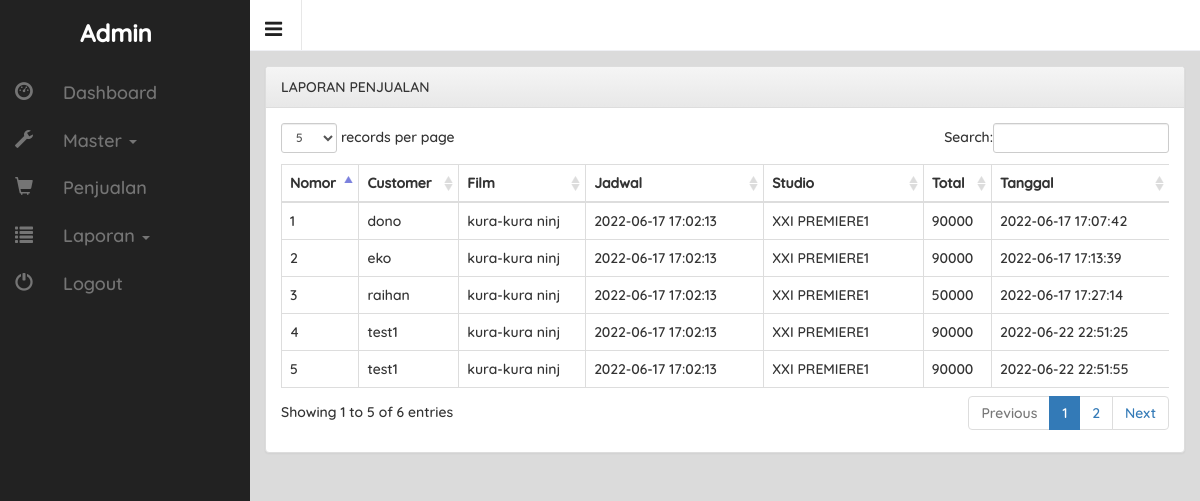
The page /page/index.php?hal=admin-master/laporan/penjualan on the database its author committed.
### tables this page shows
CREATE TABLE `transaksi` (
  `id_kasir` int(11) NOT NULL,
  `id_transaksi` int(11) NOT NULL,
  `id_customer` int(11) NOT NULL,
  `id_penayangan` int(11) NOT NULL,
  `harga_transaksi` int(11) NOT NULL,
  `tgl_transaksi` datetime NOT NULL
);

CREATE TABLE `customer` (
  `id_customer` int(11) NOT NULL,
  `alamat_customer` varchar(30) NOT NULL,
  `nama_customer` varchar(30) NOT NULL,
  `telp_customer` varchar(30) NOT NULL
);

CREATE TABLE `film` (
  `id_film` int(11) NOT NULL,
  `judul_film` varchar(30) NOT NULL,
  `harga_film` int(11) NOT NULL
);

CREATE TABLE `jadwal` (
  `id_jadwal` int(11) NOT NULL,
  `tayang_jadwal` datetime DEFAULT NULL,
  `id_film` int(11) NOT NULL
);

CREATE TABLE `studio` (
  `id_studio` int(11) NOT NULL,
  `nama_studio` varchar(100) NOT NULL
);

### page/admin-master/laporan/penjualan.php (the view)
<div class="list-jenis">
	<div class="row">
	 <div class="col-sm-12">
	  <section class="panel panel-default">
		<header class="panel-heading">LAPORAN PENJUALAN</header>
		<div class="panel-body">
		 <div class="table-responsive">
		  <table class="table table-bordered" id="example">
			<thead>
			 <tr>
			  <th>
			   Nomor
			  </th>
			  <th>
			   Customer
			  </th>
			  <th>
			   Film
			  </th>
			  <th>
			   Jadwal
			  </th>
			  <th>
			   Studio
			  </th>
			  <th>
			   Total
			  </th>
			  <th>
			   Tanggal
			  </th>
			 </tr>
			</thead>
			<tbody>
			<?php
			$no = 1;
			$select_transaksi = mysqli_query($koneksi, "SELECT customer.*, film.*, jadwal.*, studio.*, transaksi.* FROM transaksi INNER JOIN customer ON transaksi.id_customer = customer.id_customer INNER JOIN penayangan ON transaksi.id_penayangan = penayangan.id_penayangan INNER JOIN jadwal ON penayangan.id_jadwal = jadwal.id_jadwal INNER JOIN studio ON penayangan.id_studio = studio.id_studio INNER JOIN film ON jadwal.id_film = film.id_film");
			while($row_transaksi = mysqli_fetch_array($select_transaksi)){
			  echo '<tr>';
			  echo '<td>'.$no++.'</td>';
			  echo '<td>'.$row_transaksi['nama_customer'].'</td>';
			  echo '<td>'.$row_transaksi['judul_film'].'</td>';
			  echo '<td>'.$row_transaksi['tayang_jadwal'].'</td>';
			  echo '<td>'.$row_transaksi['nama_studio'].'</td>';
			  echo '<td>'.$row_transaksi['harga_transaksi'].'</td>';
			  echo '<td>'.$row_transaksi['tgl_transaksi'].'</td>';
			  echo '</tr>';
			 }
			?>
			</tbody>
			</table>
		 </div>
		</div>
	  </section>
	 </div>
	</div>
</div>

### page/index.php (shortened to what this page needs)
<!DOCTYPE HTML>
<html>
<head>
<link rel="stylesheet" href="css/jquery-ui.css">
<link rel="stylesheet" href="css/font-awesome.min.css">
<link rel="stylesheet" href="css/bootstrap.min.css">
<link rel="stylesheet" href="css/bootstrap-theme.min.css">
<link rel="stylesheet" type="text/css" href="css/style.css">
<link rel="stylesheet" type="text/css" href="css/responsive.css">
<link rel="stylesheet" href="datatables/dataTables.bootstrap.css"/>
</head>
<body>
<div id="wrapper">
<?php
include("admin-sidebar.php");
include("admin-navbar.php");
?>
<section id="content-wrapper">
        <?php
			if (isset($_GET['hal']) && strlen($_GET['hal']) > 0) {
                $hal = str_replace(".", "/", $_GET['hal']) . ".php";
            } else {
                $hal = "dashboard.php";
            }
            if (file_exists($hal)) {
                include($hal);
            } else {
                include("dashboard.php");
            }
        ?>
</section>
</div>
</body>
</html>

### page/admin-sidebar.php (shortened to what this page needs)
<aside id="sidebar-wrapper" class="sticky">
    <div class="sidebar-brand">
      <h2> Admin</h2>
    </div>
    <ul class="sidebar-nav nav nav-pills nav-stacked">
      <li>
        <a href="?hal=dashboard"><i class="glyphicon glyphicon-dashboard"></i><span>Dashboard</span></a>
      </li>
      <li class="menu">
        <a href="#"><i class="glyphicon glyphicon-wrench"></i><span>Master</span> <i class="caret"></i></a>
	</li>
	<li>
        <a href="?hal=admin-master/penjualan/index"><i class="glyphicon glyphicon-shopping-cart"></i><span>Penjualan</span></a>
    </li>
    <li class="menu">
        <a href="#"><i class="glyphicon glyphicon-list"></i><span>Laporan</span> <i class="caret"></i></a>
	</li>
	<li><a href="logout.php"><i class="glyphicon glyphicon-off"></i><span>Logout</span></a></li>
    </ul>
  </aside>

### page/admin-navbar.php
  <div class="header-section">
    <a href="#" id="sidebar-toggle"><i class="fa fa-bars"></i></a>
</div>

### page/css/style.css (style rules this page uses)
* { margin: 0; padding: 0; }
html, body { max-width: 100%; overflow-x: hidden; }
body { padding-bottom: 30px; position: relative; min-height: 100%; font-family: Quicksand; font-weight: 500; background-color: #dbdbdb; padding-right:0 !important; }
a { transition: background 0.2s, color 0.2s; }
#wrapper { padding-left: 0; position: relative; }
#sidebar-wrapper { z-index: 100; position: fixed; left: 250px; width: 0; height: 100%; margin-left: -250px; overflow-y: auto; overflow-x: hidden; background: #222; }
.sidebar-brand { position: absolute; top: 0; text-align: center; }
.sidebar-brand h2 { padding: 20px 0; padding-left: 80px; margin: 0; font-weight: 600; font-size: 24px; color: #fff; display: block; }
.sidebar-nav { position: absolute; top: 70px; width: 250px; list-style: none; }
.sidebar-nav > li a { display: block; text-decoration: none; color: #757575; font-size: 18px; }
.sidebar-nav > li .glyphicon { margin-right: 30px; }
#sidebar-toggle { width: 52px; height: 50px; font-size: 20px; padding: 15px; cursor: pointer; float: left; color: #212121; border-right: 1px solid #e7e7e7; }
#content-wrapper { width: 100%; position: absolute; padding: 15px; top: 100px; }
.header-section { background: #fff; border-bottom: 1px solid #eff0f4; }
.header-section::after { clear: both; display: block; content: ''; }

### page/css/responsive.css (style rules this page uses)
@media (min-width: 992px) { #wrapper { padding-left: 250px; } }
@media (min-width: 992px) { #sidebar-wrapper { width: 250px; } }
@media (min-width: 992px) { #content-wrapper { position: relative; top: 0; } }

### rows shown on the page
transaksi: id_customer.nama_customer "dono", film.judul_film "kura-kura ninj", jadwal.tayang_jadwal "2022-06-17 17:02:13", studio.nama_studio "XXI PREMIERE1", harga_transaksi "90000", tgl_transaksi "2022-06-17 17:07:42"
transaksi: id_customer.nama_customer "eko", film.judul_film "kura-kura ninj", jadwal.tayang_jadwal "2022-06-17 17:02:13", studio.nama_studio "XXI PREMIERE1", harga_transaksi "90000", tgl_transaksi "2022-06-17 17:13:39"
transaksi: id_customer.nama_customer "raihan", film.judul_film "kura-kura ninj", jadwal.tayang_jadwal "2022-06-17 17:02:13", studio.nama_studio "XXI PREMIERE1", harga_transaksi "50000", tgl_transaksi "2022-06-17 17:27:14"
transaksi: id_customer.nama_customer "test1", film.judul_film "kura-kura ninj", jadwal.tayang_jadwal "2022-06-17 17:02:13", studio.nama_studio "XXI PREMIERE1", harga_transaksi "90000", tgl_transaksi "2022-06-22 22:51:25"
transaksi: id_customer.nama_customer "test1", film.judul_film "kura-kura ninj", jadwal.tayang_jadwal "2022-06-17 17:02:13", studio.nama_studio "XXI PREMIERE1", harga_transaksi "90000", tgl_transaksi "2022-06-22 22:51:55"
